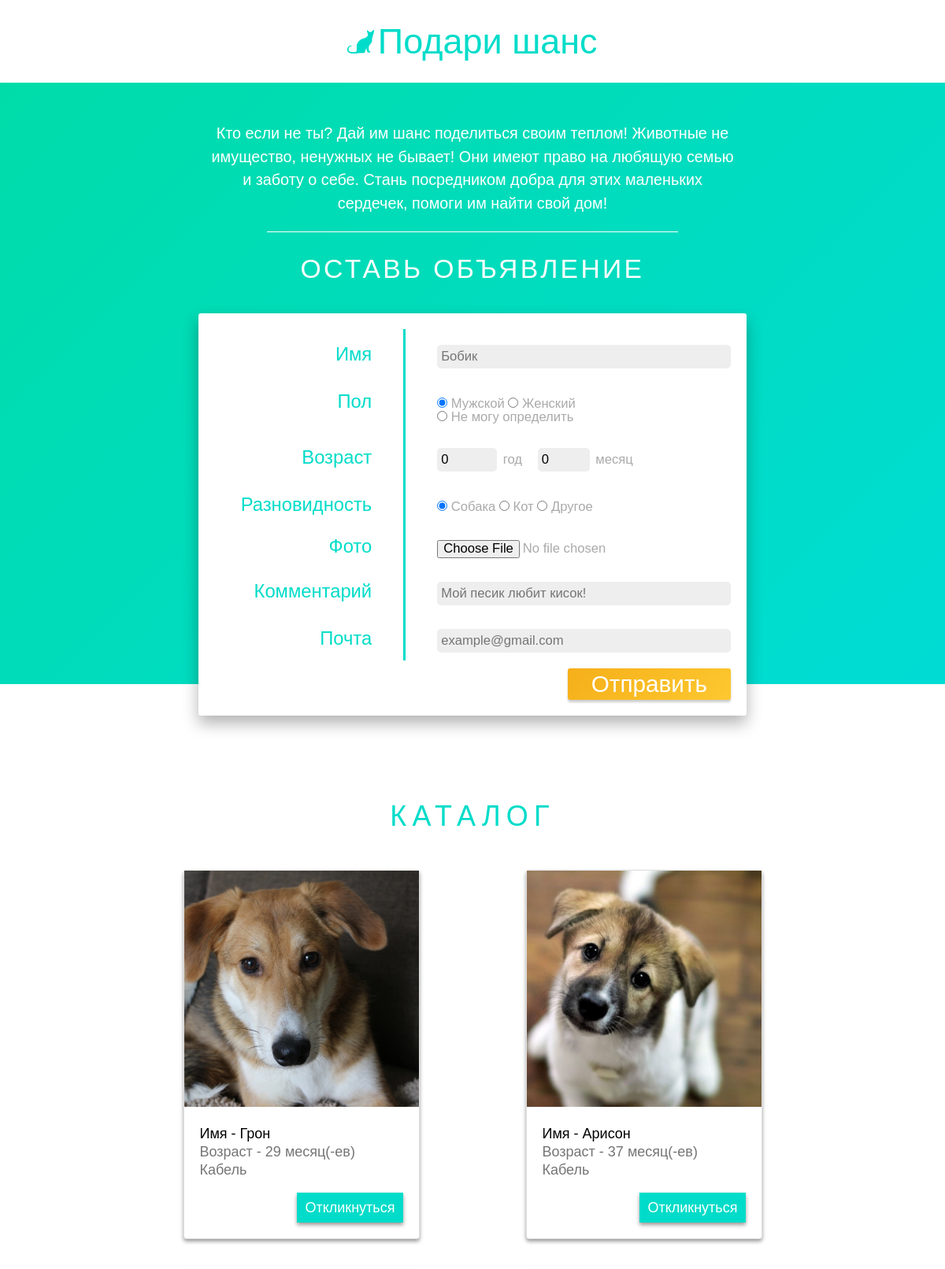
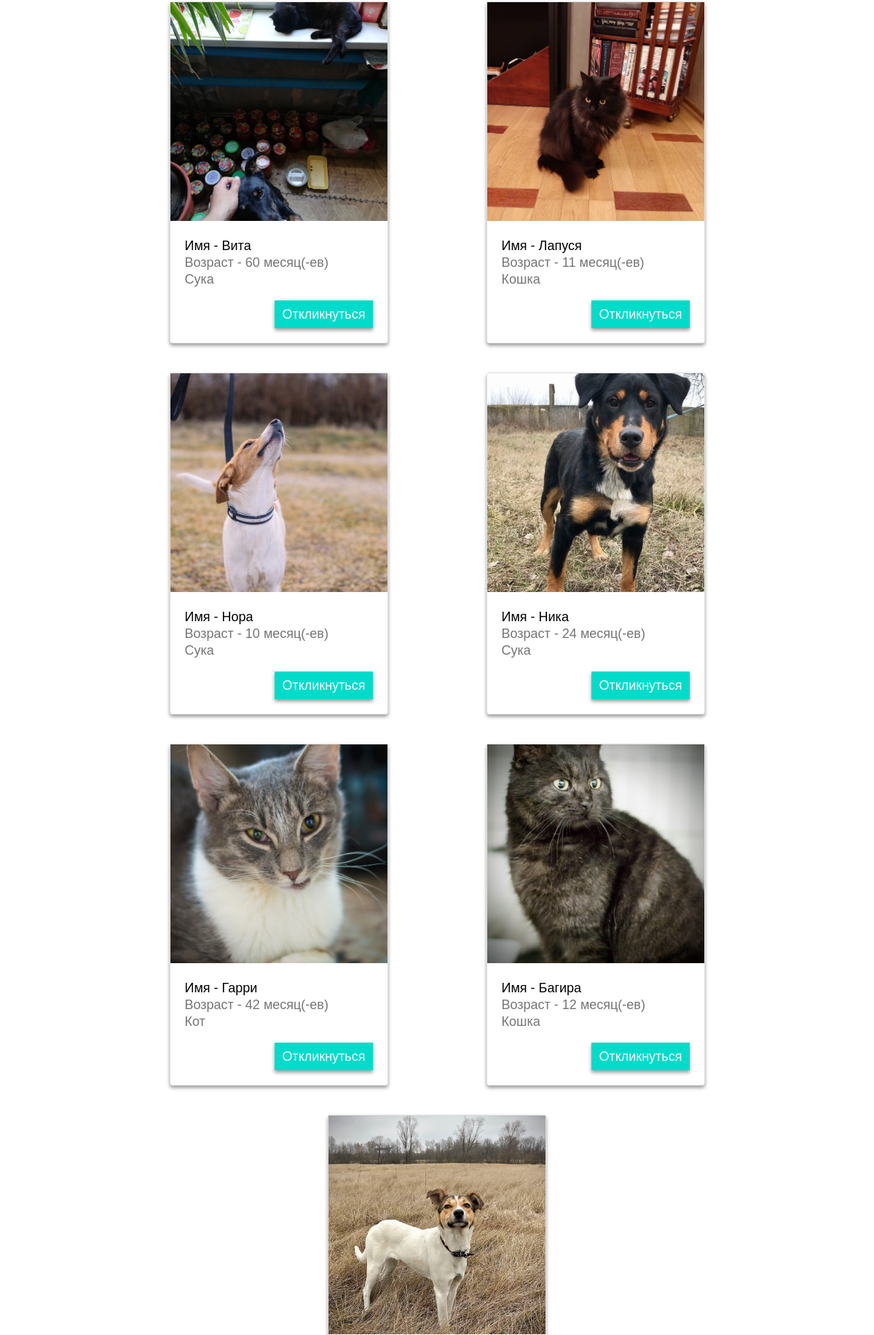
/animals/ (upper part), run on the app's committed database (2 pictures, top to bottom).
### haka/apps/animals/models.py (models this page shows, shortened)
class Animal(models.Model):
	animal_name = models.CharField('Имя животного', max_length = 50)
	animal_class = models.CharField('Тип животного', max_length = 30)
	animal_description = models.CharField('Описание животного', max_length = 60)
	pub_date = models.DateTimeField('Дата публикации')
	animal_sex = models.CharField('Пол', max_length = 20)
	animal_age = models.IntegerField('Возраст', default = 0)
	vk_url = models.CharField("Ссылка вк", max_length = 40, default = "lol")
	model_pic = models.ImageField(upload_to = 'haka/apps/animals/static/upload', default = 'static/')

### haka/apps/animals/views.py (the view)
# urls.py: path('', views.index, name = 'index'),
def index(request):
    latest_animals_list = Animal.objects.order_by('-pub_date')
    return render(request, 'animals/main.html', {'latest_animals_list': latest_animals_list})

### haka/templates/animals/main.html (shortened to what this page needs)
{% extends 'base.html' %}
{% load static %}
{% block content %}
{% for a in latest_animals_list %}
				<div class="card">
					<div class="picture" style="background-image: url({% static '' %}upload/{{a.id}}.jpg);">
					</div>
					<div class="card-description">
						<ul>
							<li class="name">Имя - {{a.animal_name}}</li>
							<li>Возраст - {{a.animal_age}} месяц(-ев)</li>
							<li>{{a.animal_sex}}</li>
						</ul>
					</div>
					<div class="button-wrap">
						<a href="#" class="card-button" data-id="{{a.id}}" data-toggle="modal" data-target="#exampleModalCenter">Откликнуться</a>
					</div>
				</div>
{% endfor %}
{% endblock %}

### haka/templates/base.html (shortened to what this page needs)
{% load static %}
<!DOCTYPE html>
<html lang="ru">
<head>
	<link rel="stylesheet" href="https://stackpath.bootstrapcdn.com/bootstrap/4.4.1/css/bootstrap.min.css">
	<link rel="stylesheet" type="text/css" href="{% static 'css/reset.css' %}">
	<link rel="stylesheet" type="text/css" href="{% static 'css/style.css' %}">
</head>
<body>
	<header>
		<div class="container">
			<div class="logo">
				<img src="{% static 'images/cat-white.png' %}" alt="">
				<a href="#"><h1>Подари шанс</h1></a>
			</div>
		</div>
	</header>
	<main>
		<div class="container">
			<div class="description">
				<p>Кто если не ты? Дай им шанс поделиться своим теплом!
					Животные не имущество, ненужных не бывает! Они имеют право на любящую семью и заботу о себе. Стань посредником добра для этих маленьких сердечек, помоги им найти свой дом!</p>
			</div>
			<div class="line"></div>
			<h2>Оставь объявление</h2>
			<div class="form">
				<form action="{% url 'animals:vote' %}" method ="POST" enctype="multipart/form-data">
					<table>
						<tr>
							<td class="name">Имя</td>
							<td class="input input-name">
								<input type="text" name="name" required placeholder="Бобик">
							</td>
						</tr>
						<tr>
							<td class="name">Пол</td>
							<td class="input input-sex">
								<input type="radio" name="sex" id="male" value="male" checked required>
								<label for="male">Мужской</label>
								<input type="radio" name="sex" id="female" value="female" required>
								<label for="female">Женский</label> <br>
								<input type="radio" name="sex" id="unknow" value="unknow" required>
								<label for="unknow">Не могу определить</label>
							</td>
						</tr>
						<tr>
							<td class="name">Возраст</td>
							<td class="input input-age">
								<input type="number" name="year" value=0 min=0 max=100 required> год
								<input type="number" name="month" value=0 min=0 max=11 required> месяц
							</td>
						</tr>
						<tr>
							<td class="name">Разновидность</td>
							<td class="input input-class">
								<input type="radio" name="class" id="dog" value="Собака" checked required>
								<label for="dog">Собака</label>
								<input type="radio" name="class" id="cat" value="Кот" required>
								<label for="cat">Кот</label>
								<input type="radio" name="class" id="other" value="Другое" required>
								<label for="other">Другое</label>
							</td>
						</tr>
						<tr>
							<td class="name">Фото</td>
							<td class="input input-photo">
								    <p>
								        <input id="id_image" type="file" class="" name="image">
								    </p>
							</td>
						</tr>
						<tr>
							<td class="name">Комментарий</td>
							<td class="input input-desc">
								<input type="text" name="desc" placeholder="Мой песик любит кисок!" >
							</td>
						</tr>
						<tr>
							<td class="name">Почта</td>
							<td class="input input-vk">
								<input type="text" name="email" required placeholder="example@gmail.com" >
							</td>
						</tr>
					</table>
					<div class="field">
						<input type="submit" value="Отправить">
					</div>
				</form>
			</div>
		</div>
	</main>
	<section>
		<div class="container">
			<h2>Каталог</h2>
			<div class="cards">
					{% block content %}
					{% endblock %}
			</div>
		</div>
	</section>
</body>
</html>

### haka/apps/animals/static/css/style.css (style rules this page uses)
body { font-size: 18px; background-color: #fff; font-family: sans-serif; width: 100%; }
body * { box-sizing: border-box; }
header { width: 100%; background-color: #fff; padding: 30px 0; }
.container { max-width: 1200px; margin: 0 auto; display: block; }
.logo { text-align: center; }
.logo * { display: inline-block; }
.logo img { height: 30px; }
h1 { font-size: 2.5em; color: #00dcc9; }
main { font-size: 1.1em; background-color: #00dcc9; background-image: linear-gradient(-45deg, #00dcd4, #00dca9); }
main h2 { margin-top: 30px; text-align: center; font-size: 1.7em; color: white; text-transform: uppercase; letter-spacing: 0.1em; }
main .line { height: 1px; width: 60%; background-color: white; margin: 0 auto; }
main .form { width: 80%; max-width: 700px; margin: 0 auto; background-color: white; box-shadow: 0 10px 20px 0px rgba(0,0,0,.3); transform: translateY(40px); padding: 20px; border-radius: 3px; }
main .form table { width: 100%; font-size: 1.2em; }
main .form td.name { text-align: right; padding: 20px 40px 10px 0; border-right: 3px solid #00dcc9; color: #00dcc9; }
main .form td.input { padding: 10px 0 10px 40px; color: #aaa; font-size: 0.7em; position: relative; }
main .form td.input::before { display: none; color: #00dcc9; position: absolute; top: 10px; left: 10px; font-size: 1.2em; }
main .form td.input.input-name::before { content: "Имя:"; }
main .form td.input.input-sex::before { content: "Пол:"; }
main .form td.input.input-age::before { content: "Возраст:"; }
main .form td.input.input-class::before { content: "Разновидность:"; }
main .form td.input.input-photo::before { content: "Фото:"; }
main .form td.input.input-desc::before { content: "Комментарий:"; }
main .form td.input.input-vk::before { content: "Почта:"; }
main .form input[type="text"] { width: 100%; padding: 5px; border-radius: 5px; border: none; background-color: #eee; }
main .form input[type="number"] { margin: 0 3px 0 0px; padding: 5px; border-radius: 5px; border: none; background-color: #eee; }
main .form input[name="month"] { margin: 0 3px 0 15px; }
main .form input[type="submit"] { font-size: 1.5em; padding: 5px 30px; color: white; border: none; background-color: #FDC830; background-image: linear-gradient(-45deg, #FDC830, #f5af19); cursor: pointer; box-shadow: 0 3px 3px 0px rgba(0,0,0,.2); margin-top: 10px; border-radius: 3px; }
main .form .field { text-align: right; }
main .description p { text-align: center; padding: 50px 100px 20px 100px; color: white; line-height: 1.5em; }
section { margin-top: 150px; }
section h2 { font-size: 2em; text-align: center; text-transform: uppercase; color: #00dcc9; letter-spacing: 0.2em; }
section .cards { margin-top: 30px; display: flex; justify-content: space-around; flex-wrap: wrap; }
section .card { flex-basis: 300px; background-color: white; box-shadow: 0 3px 5px 0px rgba(0,0,0,.4); margin: 20px; }
section .card .picture { height: 300px; background-repeat: no-repeat; background-position: center center; background-size: cover; }
section .card .card-description { padding: 20px; color: #757575; }
section .card .card-description li { margin-top: 5px; }
section .card .card-description li.name { color: black; }
section .card .button-wrap { text-align: right; padding: 0 20px 20px 0; }
section .card .card-button { padding: 10px; background-color: #00dcc9; color: white; text-decoration: none; box-shadow: 0 3px 5px 0px rgba(0,0,0,.4); display: inline-block; }
@media screen and (max-width: 1200px) { .container { max-width: 900px; } }

### data on the page
Animal: shows a picture, animal_name "Грон", animal_age "29", animal_sex "Кабель"
Animal: shows a picture, animal_name "Арисон", animal_age "37", animal_sex "Кабель"
Animal: shows a picture, animal_name "Вита", animal_age "60", animal_sex "Сука"
Animal: shows a picture, animal_name "Лапуся", animal_age "11", animal_sex "Кошка"
Animal: shows a picture, animal_name "Нора", animal_age "10", animal_sex "Сука"
Animal: shows a picture, animal_name "Ника", animal_age "24", animal_sex "Сука"
Animal: shows a picture, animal_name "Гарри", animal_age "42", animal_sex "Кот"
Animal: shows a picture, animal_name "Багира", animal_age "12", animal_sex "Кошка"
Animal: shows a picture
